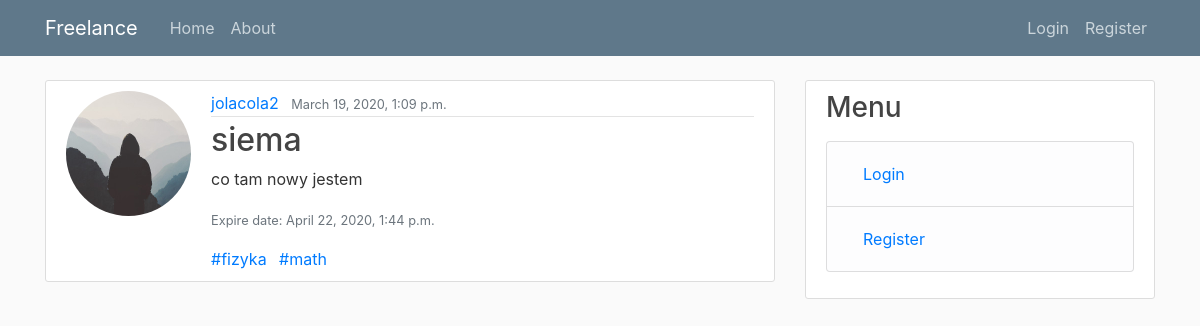
Screenshot of /post/11/ with the database file from the repository.
### blog/models.py (models this page shows, shortened)
class Post(models.Model):
    title = models.CharField(max_length=100)
    content = models.TextField()
    date_posted = models.DateTimeField(default=timezone.now)
    author = models.ForeignKey(User, on_delete=models.CASCADE)
    expire_date=models.DateTimeField(default=(timezone.now() + datetime.timedelta(days=1)))
    tags = TaggableManager()

### users/models.py (models this page shows, shortened)
class Profile(models.Model):
    user = models.OneToOneField(User, on_delete=models.CASCADE)
    image = models.ImageField(default='default.jpg',upload_to='profile_pics')
    desc = models.TextField(default='example text')

### blog/views.py (the view)
# urls.py: path('post/<int:pk>/', PostDetailView.as_view() ,name='post-detail'),
class PostDetailView(DetailView):
    model = Post

### blog/templates/blog/post_detail.html (shortened to what this page needs)
{% extends "blog/base.html" %}
{% block content %}
    <article class="media content-section">
        <img class="rounded-circle account-img" src="{{ object.author.profile.image.url }}">
        <div class="media-body">
          <div class="article-metadata">
            <a class="mr-2" href="{% url 'profile' post.author.id %}">{{ object.author }}</a>
            <small class="text-muted">{{ object.date_posted }}</small>
          </div>
          <h2 class="article-title">{{ object.title }}</h2>
          <p class="article-content">{{ object.content }}</p>
          <p><small class="text-muted">Expire date: {{ post.expire_date }}</small></p>
          {% for tag in post.tags.all %}
          <a href="{% url 'tagged' tag.slug %}" class="mr-2">#{{ tag.name }}</a>
          {% endfor %}
        </div>
</article>
{% endblock content %}

### blog/static/blog/main.css (style rules this page uses)
body { background: #fafafa; color: #333333; margin-top: 5rem; }
h1, h2, h3, h4, h5, h6 { color: #444444; }
.content-section { background: #ffffff; padding: 10px 20px; border: 1px solid #dddddd; border-radius: 3px; margin-bottom: 20px; }
.article-title { color: #444444; }
.article-content { white-space: pre-line; }
.article-metadata { padding-bottom: 1px; margin-bottom: 4px; border-bottom: 1px solid #e3e3e3 }
.account-img { height: 125px; width: 125px; margin-right: 20px; margin-bottom: 16px; }

### rows the page displays
Post: author.profile.image (placeholder picture), author "jolacola2", date_posted "March 19, 2020, 1:09 p.m.", title "siema", content "co tam nowy jestem", expire_date "April 22, 2020, 1:44 p.m."
Tag: name "fizyka"
Tag: name "math"
